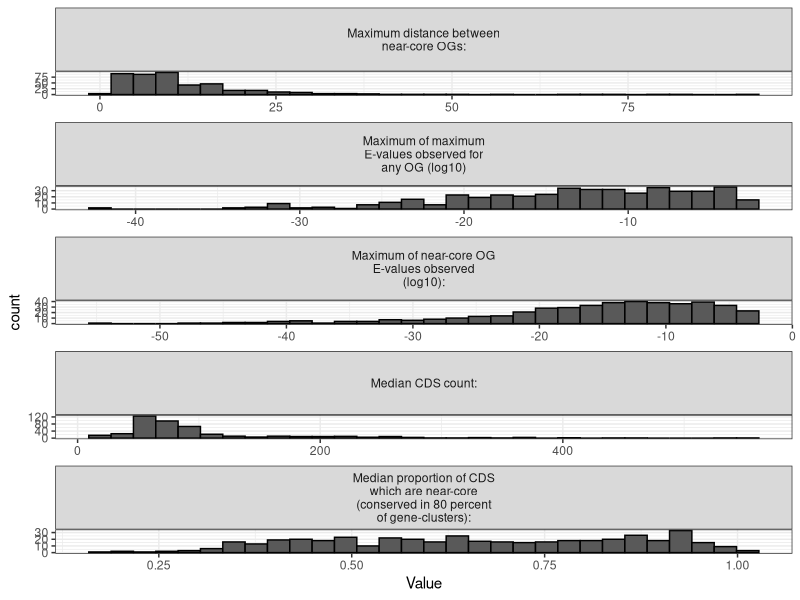

Generate this figure with R:
library(ggplot2)

dat <- read.table("PhamClust_Statistic_Values.Transformed.txt", header=T, sep='\t')

pdf("PhamClust_Statistic_Values.Transformed.pdf", height=7, width=3)
ggplot(dat, aes(x=Value)) + geom_histogram(color='black') + theme_bw() + facet_wrap(~Statistic, ncol=1, labeller=label_wrap_gen(), scales='free')
dev.off()
